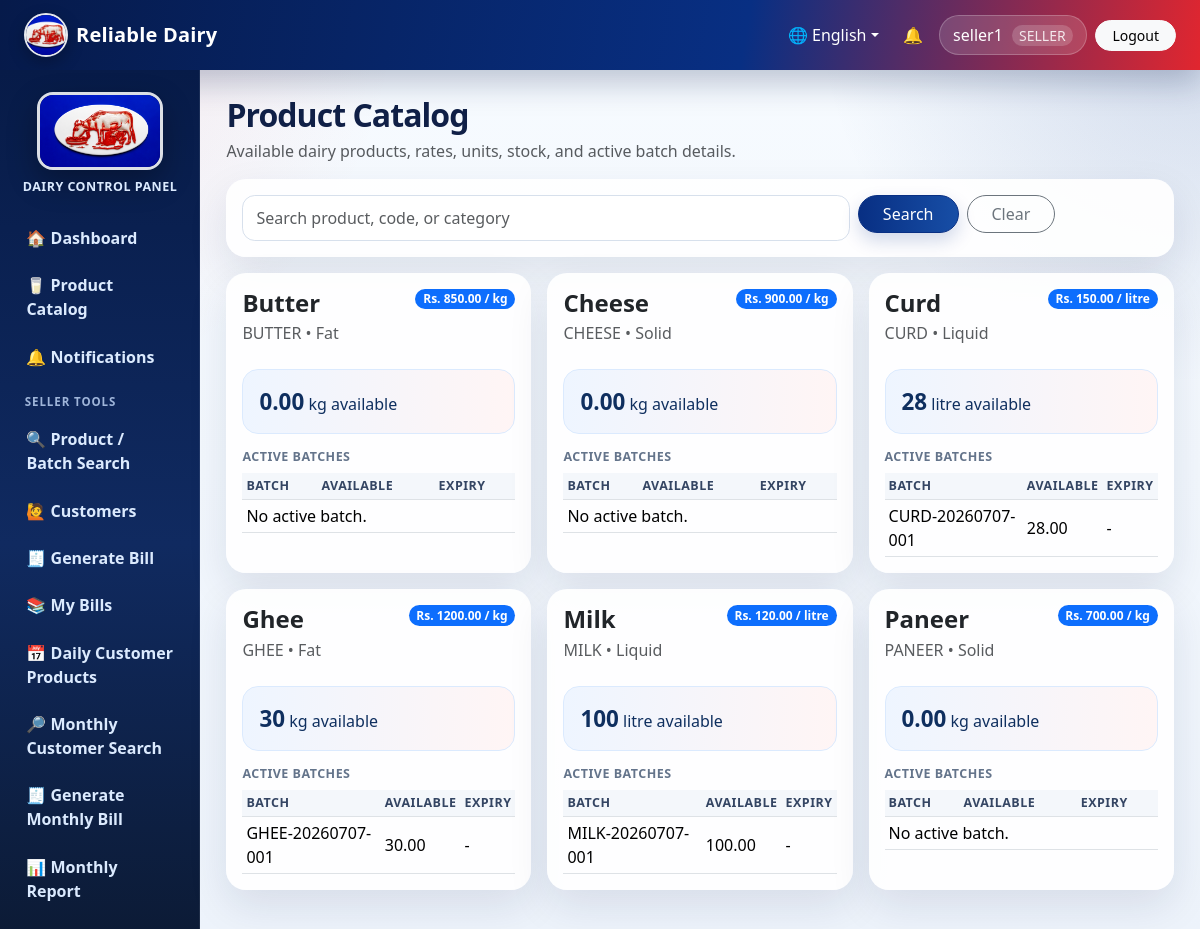
Page /product-catalog/ (signed in) on the committed database.
### core/models.py (models this page shows, shortened)
class DairyProfile(models.Model):
    name = models.CharField(max_length=150, default='Reliable Dairy')
    address = models.CharField(max_length=255, blank=True)
    pan_number = models.CharField(max_length=50, blank=True)
    contact_number = models.CharField(max_length=30, blank=True)
    email = models.EmailField(blank=True)
    logo_url = models.URLField(blank=True, help_text='Optional URL/path to logo')
    bill_header = models.CharField(max_length=255, blank=True)
    bill_footer = models.CharField(max_length=255, blank=True)
    terms_conditions = models.TextField(blank=True)
    updated_at = models.DateTimeField(auto_now=True)
    @classmethod
    def get_solo(cls):
        obj, _ = cls.objects.get_or_create(pk=1)
        return obj

class UserProfile(models.Model):
    user = models.OneToOneField(User, on_delete=models.CASCADE, related_name='profile')
    role = models.CharField(max_length=20, choices=Role.choices, default=Role.CUSTOMER)
    phone = models.CharField(max_length=30, blank=True)
    address = models.CharField(max_length=255, blank=True)

class Product(models.Model):
    name = models.CharField(max_length=120)
    code = models.CharField(max_length=30, unique=True)
    unit = models.ForeignKey(Unit, on_delete=models.PROTECT)
    selling_price = models.DecimalField(max_digits=12, decimal_places=2)
    cost_price = models.DecimalField(max_digits=12, decimal_places=2, default=Decimal('0.00'))
    category = models.CharField(max_length=80, blank=True)
    low_stock_threshold = models.DecimalField(max_digits=12, decimal_places=2, default=Decimal('5.00'))
    active = models.BooleanField(default=True)
    class Meta:
        ordering = ['name']
    @property
    def current_stock(self):
        total = self.batches.aggregate(total=models.Sum('available_quantity'))['total']
        return total or Decimal('0.00')

class Unit(models.Model):
    name = models.CharField(max_length=50, unique=True)
    short_form = models.CharField(max_length=20)
    used_for = models.CharField(max_length=150, blank=True)
    class Meta:
        ordering = ['name']

class ProductBatch(models.Model):
    class Status(models.TextChoices):
        AVAILABLE = 'AVAILABLE', 'Available'
        SOLD = 'SOLD', 'Sold'
        EXPIRED = 'EXPIRED', 'Expired'
    batch_number = models.CharField(max_length=80, unique=True, editable=False)
    product = models.ForeignKey(Product, on_delete=models.PROTECT, related_name='batches')
    received_date = models.DateField(default=timezone.localdate)
    quantity_received = models.DecimalField(max_digits=12, decimal_places=2)
    available_quantity = models.DecimalField(max_digits=12, decimal_places=2)
    expiry_date = models.DateField(blank=True, null=True)
    status = models.CharField(max_length=20, choices=Status.choices, default=Status.AVAILABLE)
    created_by = models.ForeignKey(User, on_delete=models.SET_NULL, blank=True, null=True)
    created_at = models.DateTimeField(auto_now_add=True)
    class Meta:
        ordering = ['-received_date', 'product__name']

### core/views.py (the view)
# urls.py: path('product-catalog/', views.product_catalog, name='product_catalog'),
@login_required
def product_catalog(request):
    query = request.GET.get('q', '').strip()
    products = Product.objects.filter(active=True).select_related('unit')
    if query:
        products = products.filter(Q(name__icontains=query) | Q(code__icontains=query) | Q(category__icontains=query))
    rows = []
    for product in products:
        batches = product.batches.filter(status=ProductBatch.Status.AVAILABLE, available_quantity__gt=0).order_by('expiry_date', 'received_date')[:5]
        rows.append({'product': product, 'stock': product.current_stock, 'batches': batches})
    return render(request, 'core/product_catalog.html', {'rows': rows, 'query': query})

### core/templates/core/product_catalog.html
{% extends 'core/base.html' %}
{% block content %}
<div class="d-flex flex-wrap justify-content-between align-items-center gap-2 mb-3">
    <div>
        <h2 class="mb-1">Product Catalog</h2>
        <p class="text-muted mb-0">Available dairy products, rates, units, stock, and active batch details.</p>
    </div>
</div>
<div class="card card-stat mb-3"><div class="card-body">
    <form method="get" class="row g-2">
        <div class="col-md-8"><input class="form-control" name="q" value="{{ query }}" placeholder="Search product, code, or category"></div>
        <div class="col-md-auto"><button class="btn btn-primary rounded-pill px-4">Search</button></div>
        <div class="col-md-auto"><a class="btn btn-outline-secondary rounded-pill px-4" href="{% url 'product_catalog' %}">Clear</a></div>
    </form>
</div></div>
<div class="row g-3">
{% for row in rows %}
    <div class="col-xl-4 col-md-6">
        <div class="card card-stat h-100 product-card"><div class="card-body">
            <div class="d-flex justify-content-between align-items-start">
                <div><h4 class="fw-bold mb-1">{{ row.product.name }}</h4><p class="text-muted mb-2">{{ row.product.code }} • {{ row.product.category|default:'Dairy Product' }}</p></div>
                <span class="badge text-bg-primary rounded-pill">Rs. {{ row.product.selling_price }} / {{ row.product.unit.short_form }}</span>
            </div>
            <div class="stock-strip my-3"><strong>{{ row.stock }}</strong> {{ row.product.unit.short_form }} available</div>
            <h6>Active Batches</h6>
            <div class="table-responsive"><table class="table table-sm mb-0">
                <thead><tr><th>Batch</th><th>Available</th><th>Expiry</th></tr></thead>
                <tbody>{% for batch in row.batches %}<tr><td>{{ batch.batch_number }}</td><td>{{ batch.available_quantity }}</td><td>{{ batch.expiry_date|date:'Y-m-d'|default:'-' }}</td></tr>{% empty %}<tr><td colspan="3">No active batch.</td></tr>{% endfor %}</tbody>
            </table></div>
        </div></div>
    </div>
{% empty %}
    <div class="col-12"><div class="alert alert-info">No products found.</div></div>
{% endfor %}
</div>
{% endblock %}

### core/templates/core/base.html (shortened to what this page needs)
{% load static %}
<!doctype html>
<html lang="{{ current_language|default:'en' }}">
<head>
    <link href="https://cdn.jsdelivr.net/npm/bootstrap@5.3.3/dist/css/bootstrap.min.css" rel="stylesheet">
    <link href="{% static 'css/app.css' %}" rel="stylesheet">
</head>
<body>
<nav class="navbar navbar-expand-lg app-navbar no-print">
    <div class="container-fluid px-3 px-lg-4">
        <a class="navbar-brand d-flex align-items-center gap-2" href="{% url 'dashboard' %}">
            <img src="{{ site_logo_url }}" alt="Logo" class="brand-logo">
            <span>{{ dairy_profile.name|default:'Dairy Management System' }}</span>
        </a>
        <div class="collapse navbar-collapse" id="topNav">
            <ul class="navbar-nav ms-auto align-items-lg-center gap-lg-2">
                <li class="nav-item dropdown">
                    <a class="nav-link dropdown-toggle text-white" href="#" role="button" data-bs-toggle="dropdown">🌐 {% if current_language == 'ne' %}नेपाली{% else %}English{% endif %}</a>
                </li>
                {% if user.is_authenticated %}
                    <li class="nav-item"><a class="nav-link text-white position-relative" href="{% url 'notifications' %}">🔔 </a></li>
                    <li class="nav-item"><span class="nav-link user-pill">{{ user.username }} {% if current_role %}<small>{{ current_role }}</small>{% endif %}</span></li>
                    <li class="nav-item"><a class="btn btn-light btn-sm rounded-pill px-3" href="{% url 'logout' %}">{{ L.logout }}</a></li>
                {% endif %}
            </ul>
        </div>
    </div>
</nav>
<div class="container-fluid page-shell">
    <div class="row g-0">
        {% if user.is_authenticated %}
        <aside class="col-md-3 col-lg-2 sidebar no-print">
            <div class="sidebar-logo text-center">
                <img src="{{ bill_logo_url }}" alt="Dairy Logo" class="sidebar-image">
                <div class="sidebar-title">Dairy Control Panel</div>
            </div>
            <a href="{% url 'dashboard' %}">🏠 {{ L.dashboard }}</a>
            <a href="{% url 'product_catalog' %}">🥛 {{ L.product_catalog }}</a>
            <a href="{% url 'notifications' %}">🔔 {{ L.notifications }} {% if unread_notifications %}<span class="badge bg-danger ms-1">{{ unread_notifications }}</span>{% endif %}</a>
            {% if current_role == Role.ADMIN %}
                <div class="sidebar-section">{{ L.administration }}</div>
                <a href="{% url 'dairy_profile' %}">🏢 {{ L.dairy_profile }}</a>
                <a href="{% url 'user_list' %}">👥 {{ L.users }}</a>
                <a href="{% url 'shop_list' %}">🏬 {{ L.shops }}</a>
                <a href="{% url 'unit_list' %}">⚖️ {{ L.units }}</a>
                <a href="{% url 'product_list' %}">🥛 {{ L.products }}</a>
                <a href="{% url 'receiving_list' %}">📦 {{ L.daily_receiving }}</a>
                <a href="{% url 'customer_list' %}">🙋 {{ L.customers }}</a>
                <a href="{% url 'payment_list' %}">💳 {{ L.payments }}</a>
                <a href="{% url 'fiscal_year_list' %}">📅 Fiscal Years</a>
                <a href="{% url 'bill_template_list' %}">🧾 {{ L.bill_format }}</a>
                <a href="{% url 'system_settings' %}">⚙️ {{ L.system_settings }}</a>
                <div class="sidebar-section">{{ L.sales_reports }}</div>
                <a href="{% url 'sale_list' %}">🧾 {{ L.bills_sales }}</a>
                <a href="{% url 'daily_customer_entries' %}">📅 Daily Customer Products</a>
                <a href="{% url 'monthly_customer_search' %}">🔎 Monthly Customer Search</a>
                <a href="{% url 'monthly_bill_create' %}">🧾 Generate Monthly Bill</a>
                <a href="{% url 'mis_reports' %}">📊 {{ L.mis_reports }}</a>
                <a href="{% url 'sales_report' %}">📈 {{ L.sales_report }}</a>
                <a href="{% url 'stock_report' %}">📦 {{ L.stock_report }}</a>
                <a href="{% url 'audit_logs' %}">🕘 {{ L.activity_logs }}</a>
                <a href="{% url 'backup_restore' %}">💾 {{ L.backup_restore }}</a>
            {% elif current_role == Role.SELLER %}
                <div class="sidebar-section">{{ L.seller_tools }}</div>
                <a href="{% url 'batch_search' %}">🔍 {{ L.product_search }}</a>
                <a href="{% url 'customer_list' %}">🙋 {{ L.customers }}</a>
                <a href="{% url 'sale_create' %}">🧾 {{ L.generate_bill }}</a>
                <a href="{% url 'sale_list' %}">📚 {{ L.my_bills }}</a>
                <a href="{% url 'daily_customer_entries' %}">📅 Daily Customer Products</a>
                <a href="{% url 'monthly_customer_search' %}">🔎 Monthly Customer Search</a>
                <a href="{% url 'monthly_bill_create' %}">🧾 Generate Monthly Bill</a>
                <a href="{% url 'mis_reports' %}?type=monthly_sales">📊 Monthly Report</a>
            {% else %}
                <div class="sidebar-section">{{ L.customer }}</div>
                <a href="{% url 'customer_dashboard' %}">🧾 {{ L.my_profile_bills }}</a>
                <a href="{% url 'customer_profile' %}">🙋 {{ L.dairy_profile }}</a>
                <a href="{% url 'change_password' %}">🔐 {{ L.change_password }}</a>
            {% endif %}
        </aside>
        <main class="col-md-9 col-lg-10 main-content">
        {% else %}
        <main class="col-12 main-content login-main">
        {% endif %}
            {% block content %}{% endblock %}
        </main>
    </div>
</div>
</body>
</html>

### static/css/app.css (style rules this page uses)
:root { --nav-blue: #082f83; --nav-blue-2: #061a4a; --accent-red: #e1262f; --accent-red-dark: #b71924; --soft-blue: #eef5ff; --text-dark: #172033; --muted: #64748b; --card-shadow: 0 16px 40px rgba(15, 30, 65, .10); }
* { box-sizing: border-box; }
body { min-height: 100vh; background: radial-gradient(circle at top left, rgba(225,38,47,.10), transparent 25rem), radial-gradient(circle at top right, rgba(8,47,131,.16), transparent 24rem), linear-gradient(180deg, #f7fbff 0%, #edf3fb 100%); color: var(--text-dark); }
.app-navbar { background: linear-gradient(100deg, var(--nav-blue-2), var(--nav-blue) 62%, var(--accent-red)); box-shadow: 0 12px 32px rgba(6,26,74,.25); }
.navbar-brand { color: #fff !important; font-weight: 800; letter-spacing: .2px; }
.brand-logo { width: 44px; height: 44px; object-fit: cover; border-radius: 50%; border: 2px solid rgba(255,255,255,.9); box-shadow: 0 6px 16px rgba(0,0,0,.25); }
.user-pill { color: #fff !important; background: rgba(255,255,255,.14); border: 1px solid rgba(255,255,255,.22); border-radius: 999px; padding: .45rem .85rem !important; }
.user-pill small { opacity: .88; margin-left: .3rem; background: rgba(255,255,255,.20); padding: .08rem .45rem; border-radius: 999px; }
.page-shell { padding: 0; }
.sidebar { min-height: calc(100vh - 70px); background: linear-gradient(180deg, #071b48, #102a60 55%, #0c1b36); padding: 1rem .7rem; position: sticky; top: 0; overflow-y: auto; box-shadow: inset -1px 0 0 rgba(255,255,255,.08); }
.sidebar-logo { padding: .35rem .35rem 1rem; }
.sidebar-image { width: 126px; height: 78px; object-fit: cover; border-radius: 1rem; border: 3px solid rgba(255,255,255,.86); box-shadow: 0 12px 30px rgba(0,0,0,.30); }
.sidebar-title { color: #dbeafe; font-size: .78rem; font-weight: 700; letter-spacing: .04em; margin-top: .55rem; text-transform: uppercase; }
.sidebar-section { color: #9fb5d9; font-size: .72rem; font-weight: 800; letter-spacing: .08em; padding: .75rem .85rem .25rem; text-transform: uppercase; }
.sidebar a { color: #dbeafe; display: block; padding: .66rem .85rem; text-decoration: none; border-radius: .8rem; margin: .14rem .1rem; font-weight: 650; transition: all .18s ease; }
.main-content { padding: 1.65rem; }
.page-title, h2 { font-weight: 850; letter-spacing: -.03em; color: #102047; }
.card-stat, .app-card { border: 0; border-radius: 1.25rem; background: rgba(255,255,255,.92); box-shadow: var(--card-shadow); overflow: hidden; }
.card-stat .card-body { position: relative; }
.card-stat h6 { color: var(--muted); font-weight: 800; letter-spacing: .04em; text-transform: uppercase; font-size: .78rem; }
.table { --bs-table-bg: transparent; }
.table thead th { white-space: nowrap; color: #344563; font-size: .78rem; text-transform: uppercase; letter-spacing: .04em; background: #f4f7fb; }
.table tbody td { vertical-align: middle; }
.btn-primary { background: linear-gradient(90deg, var(--nav-blue), #174ea6); border-color: var(--nav-blue); box-shadow: 0 8px 18px rgba(8,47,131,.18); }
.form-control, .form-select { border-radius: .8rem; border-color: #d7e0ec; padding: .62rem .82rem; }
.product-card { transition: transform .18s ease, box-shadow .18s ease; }
.stock-strip { border-radius: 1rem; padding: .9rem 1rem; background: linear-gradient(90deg, #eef5ff, #fff5f5); border: 1px solid #dbeafe; color: #0f2f5f; }
.stock-strip strong { font-size: 1.4rem; }

### rows in the picture
DairyProfile: name "Reliable Dairy"
UserProfile: role "SELLER"
Product: product.name "Butter", product.code "BUTTER", product.category "Fat", product.selling_price "850.00", product.unit.short_form "kg", stock "0.00"
Product: product.name "Cheese", product.code "CHEESE", product.category "Solid", product.selling_price "900.00", product.unit.short_form "kg", stock "0.00"
Product: product.name "Curd", product.code "CURD", product.category "Liquid", product.selling_price "150.00", product.unit.short_form "litre", stock "28"
ProductBatch: batch_number "CURD-20260707-001", available_quantity "28.00", expiry_date "-"
Product: product.name "Ghee", product.code "GHEE", product.category "Fat", product.selling_price "1200.00", product.unit.short_form "kg", stock "30"
ProductBatch: batch_number "GHEE-20260707-001", available_quantity "30.00", expiry_date "-"
Product: product.name "Milk", product.code "MILK", product.category "Liquid", product.selling_price "120.00", product.unit.short_form "litre", stock "100"
ProductBatch: batch_number "MILK-20260707-001", available_quantity "100.00", expiry_date "-"
Product: product.name "Paneer", product.code "PANEER", product.category "Solid", product.selling_price "700.00", product.unit.short_form "kg", stock "0.00"

### other values in the picture
{{ user.username }} "seller1"
{{ L.logout }} "Logout"
{{ L.dashboard }} "Dashboard"
{{ L.product_catalog }} "Product Catalog"
{{ L.notifications }} "Notifications"
{{ L.seller_tools }} "SELLER TOOLS"
{{ L.product_search }} "Product / Batch Search"
{{ L.customers }} "Customers"
{{ L.generate_bill }} "Generate Bill"
{{ L.my_bills }} "My Bills"
